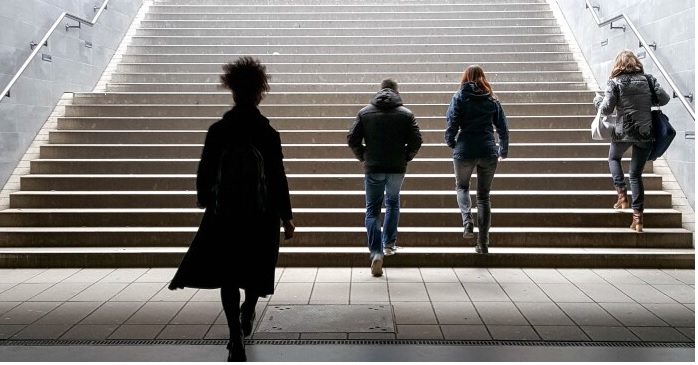
#> input picture 1.jpg, 698 x 365 px; its folder holds 3 pictures in this run
$ python main.py
#> lines starting #> are read from the running program, lines starting #| are printed output that depends on the picture; after the words box and inside, x2 and y2 are one past the last pixel; in counts of white or black regions, pixels touching at a corner belong together
### person_detection.py
import imutils
import cv2

def detector(path):
#> called with path = '1.jpg'
    hg = cv2.HOGDescriptor()
    hg.setSVMDetector(cv2.HOGDescriptor_getDefaultPeopleDetector())

    photo = cv2.imread(path)
#> photo is the input picture: shape (365, 698, 3); mean B, G, R 117.7, 121.6, 125.8
    photo = imutils.resize(photo, width=min(700, photo.shape[1]))
    reg, _ = hg.detectMultiScale(
        photo, winStride=(4, 4), padding=(4, 4), scale=1.03)
#> reg = [[331, 78, 106, 211], [421, 49, 109, 218], [572, 17, 122, 243], [162, 27, 169, 338]]

    persons = 0
    for (x, y, w, h) in reg:
        cv2.rectangle(photo, (x, y), (x + w, y + h), (255, 120, 120), 2)
        persons += 1
#> this loop made 4 passes
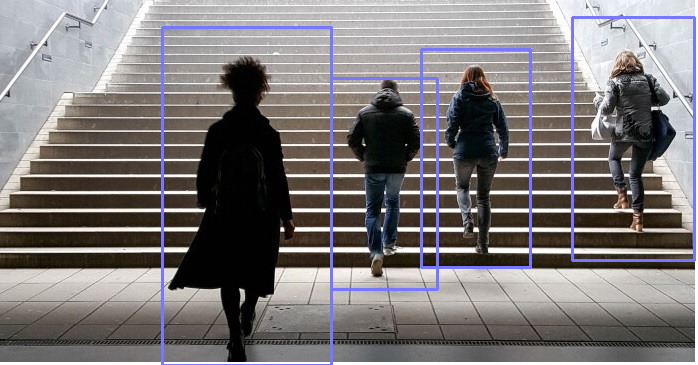
#> photo: shape (365, 698, 3); 3.17% of pixels changed, all inside (x1, y1, x2, y2) = (161, 16, 696, 365)
#> after the loop, persons = 4

    print(f"{persons} osoby na zdjęciu")
#| 4 osoby na zdjęciu

    cv2.imshow("photo", photo)
    cv2.waitKey(0)
    cv2.destroyAllWindows()

### main.py
import person_detection


if __name__ == "__main__":
	for i in range(1, 4):
		person_detection.detector(f"{str(i)}.jpg")
#> pass 2 of the loop `for i in range(1, 4):`:
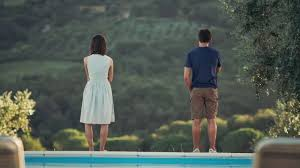
#> input picture 2.jpg, 300 x 168 px
#> in detector, photo is the input picture: shape (168, 300, 3); mean B, G, R 84.9, 92, 82.2
#> reg = [[62, 19, 73, 146], [166, 12, 76, 151]]
#> the loop in detector (call 2), `for (x, y, w, h) in reg:` made 2 passes
#> (x, y, w, h, persons) on passes 1 to 2: (62, 19, 73, 146, 1), (166, 12, 76, 151, 2)
#> after the loop in detector (call 2), `for (x, y, w, h) in reg:`:
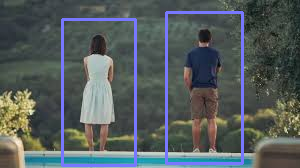
#> photo: shape (168, 300, 3); 5.29% of pixels changed, all inside (x1, y1, x2, y2) = (61, 11, 244, 167)
#> after the loop in detector (call 2), `for (x, y, w, h) in reg:`: persons = 2
#| 2 osoby na zdjęciu
#> pass 3 of the loop `for i in range(1, 4):`:
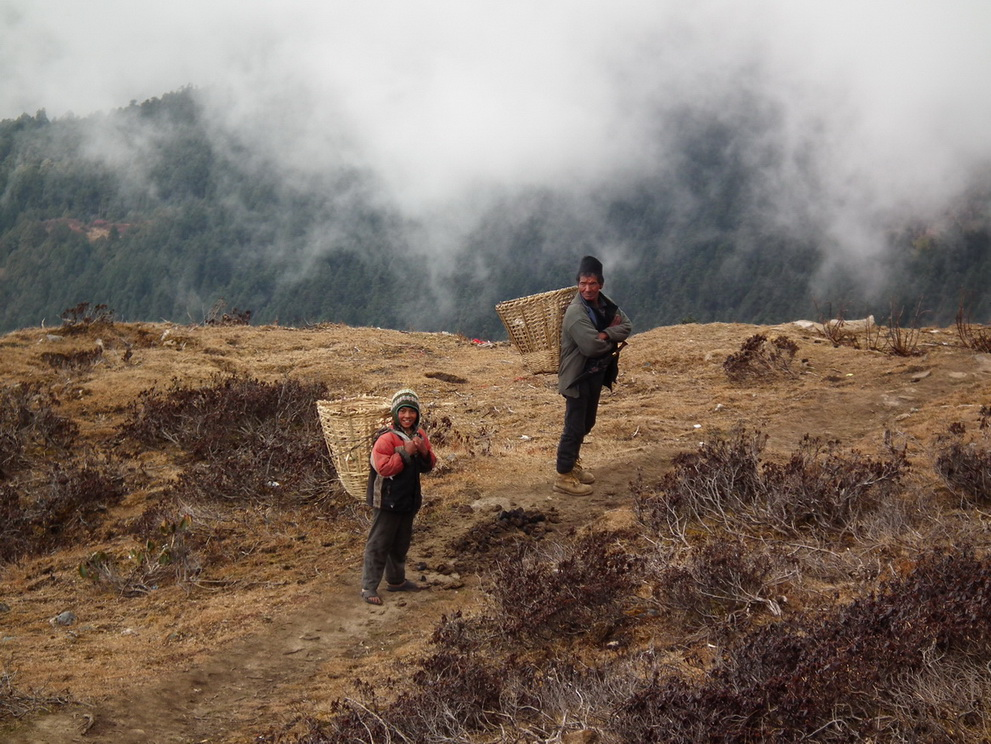
#> input picture 3.jpg, 991 x 744 px
#> in detector, photo is the input picture: shape (744, 991, 3); mean B, G, R 103, 113.3, 127.2
#> reg = [[237, 271, 87, 173], [363, 165, 100, 200]]
#> the loop in detector (call 3), `for (x, y, w, h) in reg:` made 2 passes
#> (x, y, w, h, persons) on passes 1 to 2: (237, 271, 87, 173, 1), (363, 165, 100, 200, 2)
#> after the loop in detector (call 3), `for (x, y, w, h) in reg:`:
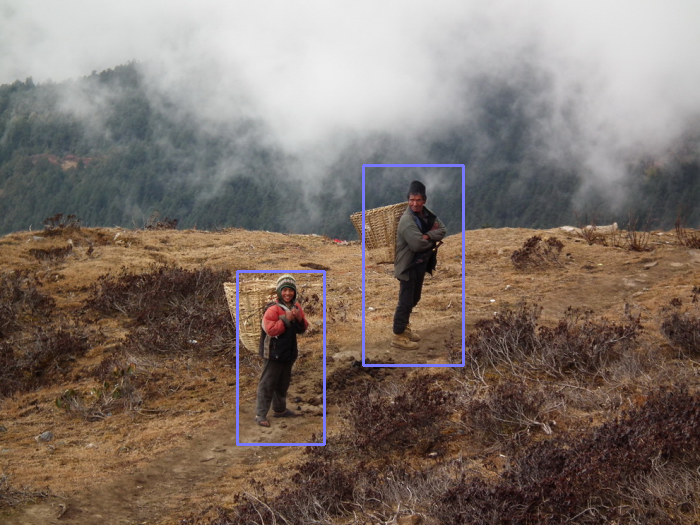
#> photo: shape (525, 700, 3); mean B, G, R 104.6, 113.5, 127.1
#> after the loop in detector (call 3), `for (x, y, w, h) in reg:`: persons = 2
#| 2 osoby na zdjęciu
